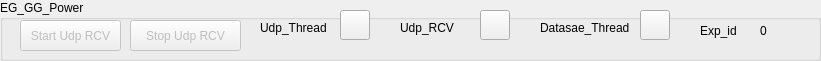
    <widget class="QGroupBox" name="groupBox_23">
     <property name="geometry">
      <rect>
       <x>0</x>
       <y>420</y>
       <width>821</width>
       <height>61</height>
      </rect>
     </property>
     <property name="title">
      <string>EG_GG_Power</string>
     </property>
     <widget class="QPushButton" name="pushButton_215">
      <property name="enabled">
       <bool>false</bool>
      </property>
      <property name="geometry">
       <rect>
        <x>20</x>
        <y>20</y>
        <width>101</width>
        <height>31</height>
       </rect>
      </property>
      <property name="text">
       <string>Start Udp RCV</string>
      </property>
     </widget>
     <widget class="QPushButton" name="pushButton_216">
      <property name="enabled">
       <bool>false</bool>
      </property>
      <property name="geometry">
       <rect>
        <x>130</x>
        <y>20</y>
        <width>111</width>
        <height>31</height>
       </rect>
      </property>
      <property name="text">
       <string>Stop Udp RCV</string>
      </property>
     </widget>
     <widget class="QPushButton" name="pushButton_217">
      <property name="geometry">
       <rect>
        <x>640</x>
        <y>10</y>
        <width>30</width>
        <height>30</height>
       </rect>
      </property>
      <property name="styleSheet">
       <string notr="true"/>
      </property>
      <property name="text">
       <string/>
      </property>
     </widget>
     <widget class="QLabel" name="label_179">
      <property name="geometry">
       <rect>
        <x>400</x>
        <y>20</y>
        <width>91</width>
        <height>16</height>
       </rect>
      </property>
      <property name="text">
       <string>Udp_RCV</string>
      </property>
     </widget>
     <widget class="QLabel" name="label_180">
      <property name="geometry">
       <rect>
        <x>700</x>
        <y>20</y>
        <width>41</width>
        <height>21</height>
       </rect>
      </property>
      <property name="text">
       <string>Exp_id</string>
      </property>
     </widget>
     <widget class="QPushButton" name="pushButton_218">
      <property name="geometry">
       <rect>
        <x>480</x>
        <y>10</y>
        <width>30</width>
        <height>30</height>
       </rect>
      </property>
      <property name="styleSheet">
       <string notr="true"/>
      </property>
      <property name="text">
       <string/>
      </property>
     </widget>
     <widget class="QLabel" name="label_181">
      <property name="geometry">
       <rect>
        <x>760</x>
        <y>20</y>
        <width>21</width>
        <height>21</height>
       </rect>
      </property>
      <property name="text">
       <string>0</string>
      </property>
     </widget>
     <widget class="QPushButton" name="pushButton_219">
      <property name="geometry">
       <rect>
        <x>340</x>
        <y>10</y>
        <width>30</width>
        <height>30</height>
       </rect>
      </property>
      <property name="styleSheet">
       <string notr="true"/>
      </property>
      <property name="text">
       <string/>
      </property>
     </widget>
     <widget class="QLabel" name="label_182">
      <property name="geometry">
       <rect>
        <x>260</x>
        <y>20</y>
        <width>91</width>
        <height>16</height>
       </rect>
      </property>
      <property name="text">
       <string>Udp_Thread</string>
      </property>
     </widget>
     <widget class="QLabel" name="label_183">
      <property name="geometry">
       <rect>
        <x>540</x>
        <y>20</y>
        <width>91</width>
        <height>16</height>
       </rect>
      </property>
      <property name="text">
       <string>Datasae_Thread</string>
      </property>
     </widget>
    </widget>
